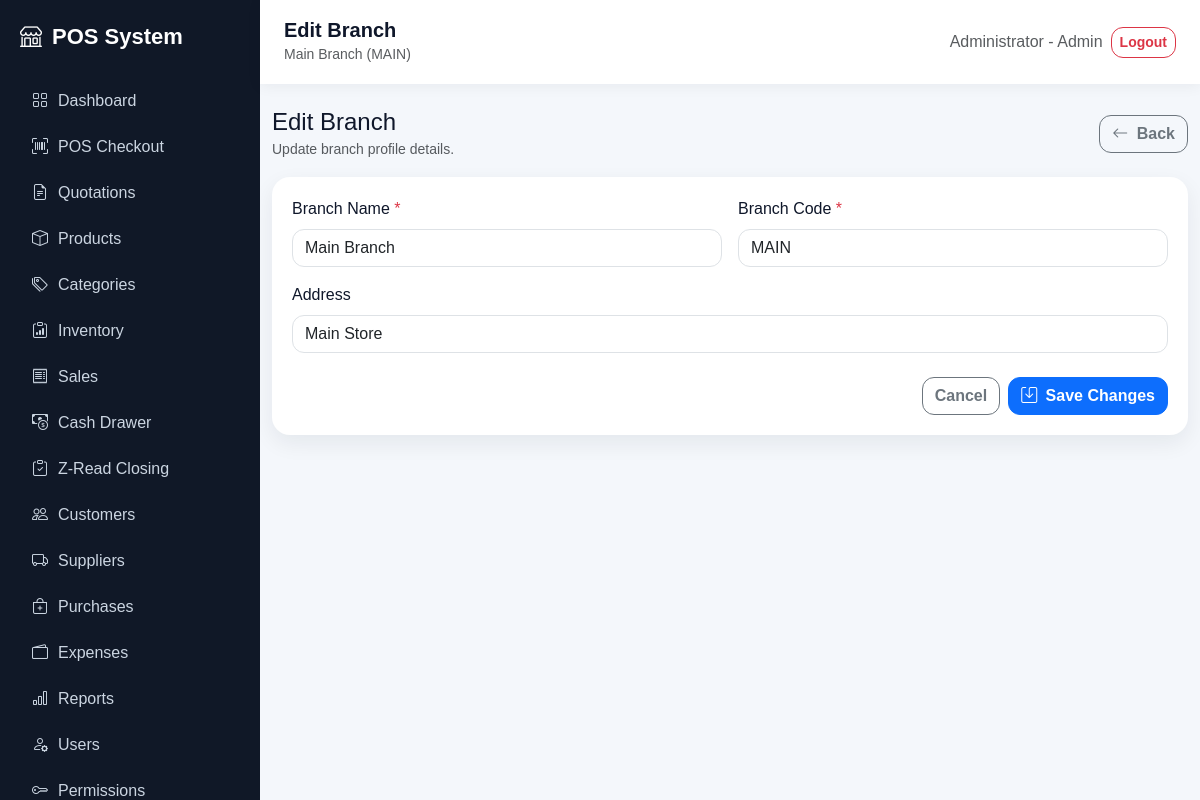
Screenshot of /branches/edit.php?id=1 (signed in) with the database file from the repository.
### tables this page shows
CREATE TABLE branches (
  id INT AUTO_INCREMENT PRIMARY KEY,
  name VARCHAR(120) NOT NULL,
  code VARCHAR(50) NOT NULL UNIQUE,
  address VARCHAR(255),
  created_at TIMESTAMP DEFAULT CURRENT_TIMESTAMP
);

### config/app.php (called while the page is built, shortened)
<?php
function app_url(string $path = ''): string
{
    return BASE_URL . ltrim($path, '/');
}

### branches/edit.php (the view, shortened to what this page needs)
<?php
require_once __DIR__ . '/../config/database.php';
$id = (int)($_POST['id'] ?? $_GET['id'] ?? 0);
$fetchStmt = $pdo->prepare(
    'SELECT id, name, code, address
     FROM branches
     WHERE id = ?'
);
$fetchStmt->execute([$id]);
$branch = $fetchStmt->fetch();
$old = $_SESSION['branch_old'] ?? $branch;
include __DIR__ . '/../includes/header.php';
?>
<div class="d-flex justify-content-between align-items-center mb-3">
    <div>
        <h4 class="mb-0">Edit Branch</h4>
        <small class="text-muted">Update branch profile details.</small>
    </div>
    <a class="btn btn-outline-secondary" href="<?= app_url('branches/index.php') ?>">
        <i class="bi bi-arrow-left me-1"></i>
        Back
    </a>
</div>
<form method="post" class="table-card">
    <div class="row g-3">
        <div class="col-md-6">
            <label class="form-label">Branch Name <span class="text-danger">*</span></label>
            <input
                type="text"
                name="name"
                class="form-control"
                maxlength="120"
                required
                value="<?= htmlspecialchars($old['name']) ?>"
            >
        </div>
        <div class="col-md-6">
            <label class="form-label">Branch Code <span class="text-danger">*</span></label>
            <input
                type="text"
                name="code"
                class="form-control"
                maxlength="50"
                required
                value="<?= htmlspecialchars($old['code']) ?>"
            >
        </div>
        <div class="col-12">
            <label class="form-label">Address</label>
            <input
                type="text"
                name="address"
                class="form-control"
                maxlength="255"
                value="<?= htmlspecialchars($old['address'] ?? '') ?>"
            >
        </div>
    </div>
    <div class="d-flex justify-content-end gap-2 mt-4">
        <a class="btn btn-outline-secondary" href="<?= app_url('branches/index.php') ?>">Cancel</a>
        <button class="btn btn-primary" type="submit">
            <i class="bi bi-save me-1"></i>
            Save Changes
        </button>
    </div>
</form>
<?php include __DIR__ . '/../includes/footer.php'; ?>

### assets/css/app.css (style rules this page uses)
:root { --sidebar:#101827; --primary:#2563eb; --bg:#f4f7fb; }
body { background: var(--bg); font-family: Arial, sans-serif; }
.table-card { background:#fff; border-radius:18px; padding:20px; box-shadow:0 8px 22px rgba(15,23,42,.07); }
* { box-sizing: border-box; }
html { scroll-behavior: smooth; }
body { color: #0f172a; }
.card, .table-card, .soft-card, .stat-card { transition: transform .18s ease, box-shadow .18s ease; }
.form-control, .form-select, .btn { border-radius: 12px; }
.btn { font-weight: 600; }

### rows the page displays
branches: name "Main Branch", code "MAIN", address "Main Store"

### other values shown
$link['label'] "Dashboard"
$link['label'] "POS Checkout"
$link['label'] "Quotations"
$link['label'] "Products"
$link['label'] "Categories"
$link['label'] "Inventory"
$link['label'] "Sales"
$link['label'] "Cash Drawer"
$link['label'] "Z-Read Closing"
$link['label'] "Customers"
$link['label'] "Suppliers"
$link['label'] "Purchases"
$link['label'] "Expenses"
$link['label'] "Reports"
$link['label'] "Users"
